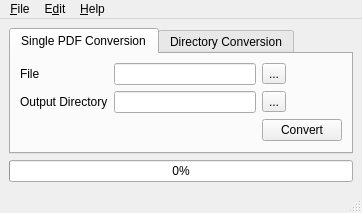
<?xml version="1.0" encoding="UTF-8"?>
<ui version="4.0">
 <class>MainWindow</class>
 <widget class="QMainWindow" name="MainWindow">
  <property name="geometry">
   <rect>
    <x>0</x>
    <y>0</y>
    <width>362</width>
    <height>206</height>
   </rect>
  </property>
  <property name="windowTitle">
   <string>MainWindow</string>
  </property>
  <widget class="QWidget" name="centralwidget">
   <layout class="QGridLayout" name="gridLayout">
    <item row="0" column="0">
     <widget class="QTabWidget" name="tabWidget">
      <property name="currentIndex">
       <number>0</number>
      </property>
      <widget class="QWidget" name="tab">
       <attribute name="title">
        <string>Single PDF Conversion</string>
       </attribute>
       <layout class="QGridLayout" name="gridLayout_4">
        <item row="0" column="0">
         <widget class="QLabel" name="label_5">
          <property name="text">
           <string>File</string>
          </property>
          <property name="buddy">
           <cstring>lineEdit</cstring>
          </property>
         </widget>
        </item>
        <item row="0" column="1">
         <widget class="QLineEdit" name="single_line_in"/>
        </item>
        <item row="0" column="2">
         <widget class="QToolButton" name="btn_single_file">
          <property name="text">
           <string>...</string>
          </property>
         </widget>
        </item>
        <item row="1" column="0">
         <widget class="QLabel" name="label_3">
          <property name="text">
           <string>Output Directory</string>
          </property>
         </widget>
        </item>
        <item row="1" column="1">
         <widget class="QLineEdit" name="single_line_out"/>
        </item>
        <item row="1" column="2">
         <widget class="QToolButton" name="bt_output_single">
          <property name="text">
           <string>...</string>
          </property>
         </widget>
        </item>
        <item row="2" column="2">
         <widget class="QPushButton" name="btn_single_convert">
          <property name="text">
           <string>Convert</string>
          </property>
         </widget>
        </item>
       </layout>
      </widget>
      <widget class="QWidget" name="tab_2">
       <attribute name="title">
        <string>Directory Conversion</string>
       </attribute>
       <layout class="QGridLayout" name="gridLayout_2">
        <item row="0" column="0">
         <widget class="QLabel" name="label">
          <property name="text">
           <string>Directory</string>
          </property>
          <property name="buddy">
           <cstring>lineEdit</cstring>
          </property>
         </widget>
        </item>
        <item row="0" column="1">
         <widget class="QLineEdit" name="lineEdit"/>
        </item>
        <item row="0" column="3">
         <widget class="QToolButton" name="btn_dir_lookup">
          <property name="text">
           <string>...</string>
          </property>
         </widget>
        </item>
        <item row="1" column="0">
         <widget class="QLabel" name="label_2">
          <property name="text">
           <string>Output Directory</string>
          </property>
         </widget>
        </item>
        <item row="1" column="1">
         <widget class="QLineEdit" name="lineEdit_2"/>
        </item>
        <item row="1" column="3">
         <widget class="QToolButton" name="btn_output_dir">
          <property name="text">
           <string>...</string>
          </property>
         </widget>
        </item>
        <item row="2" column="3">
         <widget class="QPushButton" name="btn_dir_convert">
          <property name="text">
           <string>Convert</string>
          </property>
         </widget>
        </item>
       </layout>
      </widget>
     </widget>
    </item>
    <item row="1" column="0">
     <widget class="QProgressBar" name="progressBar">
      <property name="value">
       <number>0</number>
      </property>
     </widget>
    </item>
   </layout>
  </widget>
  <widget class="QMenuBar" name="menubar">
   <property name="geometry">
    <rect>
     <x>0</x>
     <y>0</y>
     <width>362</width>
     <height>21</height>
    </rect>
   </property>
   <widget class="QMenu" name="menuFile">
    <property name="title">
     <string>&amp;File</string>
    </property>
    <addaction name="actionQuit"/>
   </widget>
   <widget class="QMenu" name="menuEdit">
    <property name="title">
     <string>E&amp;dit</string>
    </property>
    <addaction name="actionOptions"/>
   </widget>
   <widget class="QMenu" name="menuHelp">
    <property name="title">
     <string>&amp;Help</string>
    </property>
    <addaction name="actionAbout"/>
   </widget>
   <addaction name="menuFile"/>
   <addaction name="menuEdit"/>
   <addaction name="menuHelp"/>
  </widget>
  <widget class="QStatusBar" name="statusbar"/>
  <action name="actionQuit">
   <property name="text">
    <string>Quit..</string>
   </property>
  </action>
  <action name="actionOptions">
   <property name="text">
    <string>Options..</string>
   </property>
  </action>
  <action name="actionAbout">
   <property name="text">
    <string>&amp;About...</string>
   </property>
  </action>
 </widget>
 <tabstops>
  <tabstop>tabWidget</tabstop>
  <tabstop>single_line_in</tabstop>
  <tabstop>btn_single_file</tabstop>
  <tabstop>single_line_out</tabstop>
  <tabstop>bt_output_single</tabstop>
  <tabstop>btn_single_convert</tabstop>
  <tabstop>lineEdit</tabstop>
  <tabstop>btn_dir_lookup</tabstop>
  <tabstop>lineEdit_2</tabstop>
  <tabstop>btn_output_dir</tabstop>
  <tabstop>btn_dir_convert</tabstop>
 </tabstops>
 <resources/>
 <connections>
  <connection>
   <sender>btn_single_file</sender>
   <signal>clicked()</signal>
   <receiver>MainWindow</receiver>
   <slot>single_locate_file()</slot>
   <hints>
    <hint type="sourcelabel">
     <x>289</x>
     <y>78</y>
    </hint>
    <hint type="destinationlabel">
     <x>361</x>
     <y>197</y>
    </hint>
   </hints>
  </connection>
  <connection>
   <sender>bt_output_single</sender>
   <signal>clicked()</signal>
   <receiver>MainWindow</receiver>
   <slot>single_output_file()</slot>
   <hints>
    <hint type="sourcelabel">
     <x>289</x>
     <y>104</y>
    </hint>
    <hint type="destinationlabel">
     <x>361</x>
     <y>197</y>
    </hint>
   </hints>
  </connection>
  <connection>
   <sender>btn_dir_lookup</sender>
   <signal>clicked()</signal>
   <receiver>MainWindow</receiver>
   <slot>dir_locate()</slot>
   <hints>
    <hint type="sourcelabel">
     <x>102</x>
     <y>60</y>
    </hint>
    <hint type="destinationlabel">
     <x>361</x>
     <y>197</y>
    </hint>
   </hints>
  </connection>
  <connection>
   <sender>btn_output_dir</sender>
   <signal>clicked()</signal>
   <receiver>MainWindow</receiver>
   <slot>dir_output()</slot>
   <hints>
    <hint type="sourcelabel">
     <x>102</x>
     <y>66</y>
    </hint>
    <hint type="destinationlabel">
     <x>361</x>
     <y>197</y>
    </hint>
   </hints>
  </connection>
  <connection>
   <sender>btn_single_convert</sender>
   <signal>clicked()</signal>
   <receiver>MainWindow</receiver>
   <slot>convert()</slot>
   <hints>
    <hint type="sourcelabel">
     <x>339</x>
     <y>134</y>
    </hint>
    <hint type="destinationlabel">
     <x>361</x>
     <y>202</y>
    </hint>
   </hints>
  </connection>
  <connection>
   <sender>btn_dir_convert</sender>
   <signal>clicked()</signal>
   <receiver>MainWindow</receiver>
   <slot>convert_dir()</slot>
   <hints>
    <hint type="sourcelabel">
     <x>102</x>
     <y>72</y>
    </hint>
    <hint type="destinationlabel">
     <x>824</x>
     <y>587</y>
    </hint>
   </hints>
  </connection>
  <connection>
   <sender>actionQuit</sender>
   <signal>triggered()</signal>
   <receiver>MainWindow</receiver>
   <slot>close()</slot>
   <hints>
    <hint type="sourcelabel">
     <x>-1</x>
     <y>-1</y>
    </hint>
    <hint type="destinationlabel">
     <x>180</x>
     <y>101</y>
    </hint>
   </hints>
  </connection>
  <connection>
   <sender>actionOptions</sender>
   <signal>triggered()</signal>
   <receiver>MainWindow</receiver>
   <slot>spawn_options()</slot>
   <hints>
    <hint type="sourcelabel">
     <x>-1</x>
     <y>-1</y>
    </hint>
    <hint type="destinationlabel">
     <x>180</x>
     <y>101</y>
    </hint>
   </hints>
  </connection>
  <connection>
   <sender>actionAbout</sender>
   <signal>triggered()</signal>
   <receiver>MainWindow</receiver>
   <slot>spawn_about()</slot>
   <hints>
    <hint type="sourcelabel">
     <x>-1</x>
     <y>-1</y>
    </hint>
    <hint type="destinationlabel">
     <x>180</x>
     <y>101</y>
    </hint>
   </hints>
  </connection>
 </connections>
 <slots>
  <slot>single_locate_file()</slot>
  <slot>single_output_file()</slot>
  <slot>dir_locate()</slot>
  <slot>dir_output()</slot>
  <slot>convert()</slot>
  <slot>convert_dir()</slot>
  <slot>spawn_options()</slot>
  <slot>spawn_about()</slot>
 </slots>
</ui>
